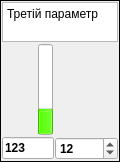
    <widget class="QFrame" name="Parametr_3">
     <property name="maximumSize">
      <size>
       <width>120</width>
       <height>16777215</height>
      </size>
     </property>
     <property name="frameShape">
      <enum>QFrame::Box</enum>
     </property>
     <property name="frameShadow">
      <enum>QFrame::Plain</enum>
     </property>
     <layout class="QGridLayout" name="gridLayout_4">
      <property name="leftMargin">
       <number>1</number>
      </property>
      <property name="topMargin">
       <number>1</number>
      </property>
      <property name="rightMargin">
       <number>1</number>
      </property>
      <property name="bottomMargin">
       <number>1</number>
      </property>
      <property name="horizontalSpacing">
       <number>1</number>
      </property>
      <property name="verticalSpacing">
       <number>2</number>
      </property>
      <item row="1" column="3" rowspan="2">
       <widget class="QSlider" name="vsSP_3">
        <property name="whatsThis">
         <string>Завдання на третій параметр</string>
        </property>
        <property name="styleSheet">
         <string notr="true">QSlider::groove:vertical {
     background: rgba(0, 0, 0, 0);
/*     position: absolute;  абсолютная позиция в 4px слева и справа от виджета. установка полей виджета также будет работать... */
/*     left: 4px; right: 4px;*/
 }

 QSlider::handle:vertical {
	image: url(:/AuLib/SP_3.png);
 }
</string>
        </property>
        <property name="maximum">
         <number>4000</number>
        </property>
        <property name="pageStep">
         <number>80</number>
        </property>
        <property name="sliderPosition">
         <number>500</number>
        </property>
        <property name="tracking">
         <bool>false</bool>
        </property>
        <property name="orientation">
         <enum>Qt::Vertical</enum>
        </property>
        <property name="invertedAppearance">
         <bool>false</bool>
        </property>
        <property name="invertedControls">
         <bool>false</bool>
        </property>
        <property name="tickPosition">
         <enum>QSlider::NoTicks</enum>
        </property>
       </widget>
      </item>
      <item row="0" column="0" colspan="5">
       <widget class="QTextEdit" name="Value_3">
        <property name="sizePolicy">
         <sizepolicy hsizetype="Expanding" vsizetype="Fixed">
          <horstretch>0</horstretch>
          <verstretch>0</verstretch>
         </sizepolicy>
        </property>
        <property name="maximumSize">
         <size>
          <width>16777215</width>
          <height>40</height>
         </size>
        </property>
        <property name="whatsThis">
         <string>Назва третього параметру регулювання</string>
        </property>
        <property name="verticalScrollBarPolicy">
         <enum>Qt::ScrollBarAlwaysOff</enum>
        </property>
        <property name="horizontalScrollBarPolicy">
         <enum>Qt::ScrollBarAlwaysOff</enum>
        </property>
        <property name="readOnly">
         <bool>true</bool>
        </property>
        <property name="html">
         <string>&lt;!DOCTYPE HTML PUBLIC &quot;-//W3C//DTD HTML 4.0//EN&quot; &quot;http://www.w3.org/TR/REC-html40/strict.dtd&quot;&gt;
&lt;html&gt;&lt;head&gt;&lt;meta name=&quot;qrichtext&quot; content=&quot;1&quot; /&gt;&lt;style type=&quot;text/css&quot;&gt;
p, li { white-space: pre-wrap; }
&lt;/style&gt;&lt;/head&gt;&lt;body style=&quot; font-family:'Hack'; font-size:12pt; font-weight:400; font-style:normal;&quot;&gt;
&lt;p style=&quot; margin-top:0px; margin-bottom:0px; margin-left:0px; margin-right:0px; -qt-block-indent:0; text-indent:0px;&quot;&gt;&lt;span style=&quot; font-family:'DejaVu Sans'; font-size:9pt;&quot;&gt;Третій параметр&lt;/span&gt;&lt;/p&gt;&lt;/body&gt;&lt;/html&gt;</string>
        </property>
       </widget>
      </item>
      <item row="1" column="4" rowspan="2">
       <spacer name="horizontalSpacer_22">
        <property name="orientation">
         <enum>Qt::Horizontal</enum>
        </property>
        <property name="sizeType">
         <enum>QSizePolicy::MinimumExpanding</enum>
        </property>
        <property name="sizeHint" stdset="0">
         <size>
          <width>1</width>
          <height>20</height>
         </size>
        </property>
       </spacer>
      </item>
      <item row="3" column="0" colspan="5">
       <widget class="QFrame" name="frame_6">
        <property name="frameShape">
         <enum>QFrame::NoFrame</enum>
        </property>
        <property name="frameShadow">
         <enum>QFrame::Sunken</enum>
        </property>
        <layout class="QHBoxLayout" name="horizontalLayout_3">
         <property name="spacing">
          <number>1</number>
         </property>
         <property name="leftMargin">
          <number>0</number>
         </property>
         <property name="topMargin">
          <number>0</number>
         </property>
         <property name="rightMargin">
          <number>0</number>
         </property>
         <property name="bottomMargin">
          <number>0</number>
         </property>
         <item>
          <widget class="QLineEdit" name="lePV_3">
           <property name="sizePolicy">
            <sizepolicy hsizetype="Minimum" vsizetype="Fixed">
             <horstretch>0</horstretch>
             <verstretch>0</verstretch>
            </sizepolicy>
           </property>
           <property name="maximumSize">
            <size>
             <width>52</width>
             <height>16777215</height>
            </size>
           </property>
           <property name="font">
            <font>
             <weight>75</weight>
             <bold>true</bold>
            </font>
           </property>
           <property name="whatsThis">
            <string>Третій параметер регулювання</string>
           </property>
           <property name="text">
            <string>123</string>
           </property>
           <property name="readOnly">
            <bool>true</bool>
           </property>
          </widget>
         </item>
         <item>
          <widget class="QDoubleSpinBox" name="sbSP_3">
           <property name="sizePolicy">
            <sizepolicy hsizetype="Minimum" vsizetype="Fixed">
             <horstretch>0</horstretch>
             <verstretch>0</verstretch>
            </sizepolicy>
           </property>
           <property name="font">
            <font>
             <weight>75</weight>
             <bold>true</bold>
            </font>
           </property>
           <property name="whatsThis">
            <string>Завдання на третій параметр</string>
           </property>
           <property name="buttonSymbols">
            <enum>QAbstractSpinBox::UpDownArrows</enum>
           </property>
           <property name="accelerated">
            <bool>true</bool>
           </property>
           <property name="keyboardTracking">
            <bool>false</bool>
           </property>
           <property name="decimals">
            <number>0</number>
           </property>
           <property name="value">
            <double>12.000000000000000</double>
           </property>
          </widget>
         </item>
        </layout>
       </widget>
      </item>
      <item row="1" column="1" rowspan="2">
       <widget class="QProgressBar" name="pbPV_3">
        <property name="maximumSize">
         <size>
          <width>15</width>
          <height>16777215</height>
         </size>
        </property>
        <property name="palette">
         <palette>
          <active>
           <colorrole role="Highlight">
            <brush brushstyle="SolidPattern">
             <color alpha="255">
              <red>85</red>
              <green>255</green>
              <blue>0</blue>
             </color>
            </brush>
           </colorrole>
          </active>
          <inactive>
           <colorrole role="Highlight">
            <brush brushstyle="SolidPattern">
             <color alpha="255">
              <red>85</red>
              <green>255</green>
              <blue>0</blue>
             </color>
            </brush>
           </colorrole>
          </inactive>
          <disabled>
           <colorrole role="Highlight">
            <brush brushstyle="SolidPattern">
             <color alpha="255">
              <red>178</red>
              <green>178</green>
              <blue>178</blue>
             </color>
            </brush>
           </colorrole>
          </disabled>
         </palette>
        </property>
        <property name="whatsThis">
         <string>Третій параметер регулювання</string>
        </property>
        <property name="layoutDirection">
         <enum>Qt::LeftToRight</enum>
        </property>
        <property name="maximum">
         <number>4000</number>
        </property>
        <property name="value">
         <number>1000</number>
        </property>
        <property name="textVisible">
         <bool>false</bool>
        </property>
        <property name="orientation">
         <enum>Qt::Vertical</enum>
        </property>
       </widget>
      </item>
      <item row="1" column="0">
       <widget class="Scale" name="scalePV_3" native="true">
        <property name="sizePolicy">
         <sizepolicy hsizetype="Preferred" vsizetype="MinimumExpanding">
          <horstretch>0</horstretch>
          <verstretch>0</verstretch>
         </sizepolicy>
        </property>
        <property name="minimumSize">
         <size>
          <width>35</width>
          <height>0</height>
         </size>
        </property>
       </widget>
      </item>
     </layout>
    </widget>
